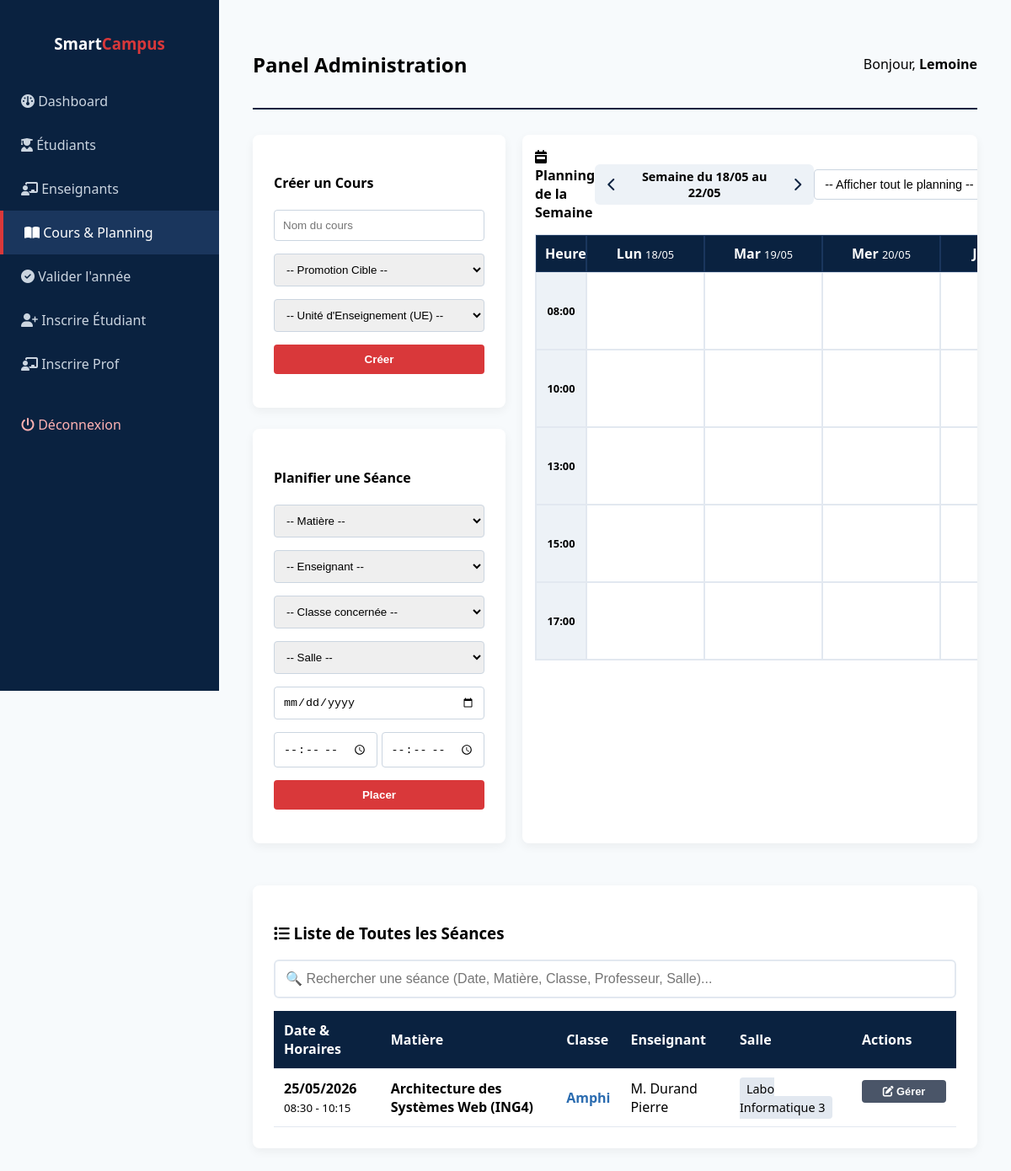
Page /dashboard_admin.php?week=-1 (signed in) on the committed database.
### tables this page shows
CREATE TABLE `sessions_cours` (
  `id` int(11) NOT NULL,
  `cours_id` int(11) NOT NULL,
  `enseignant_id` int(11) NOT NULL,
  `salle_id` int(11) NOT NULL,
  `date_cours` date NOT NULL,
  `heure_debut` time NOT NULL,
  `heure_fin` time NOT NULL,
  `groupe_td_id` int(11) DEFAULT NULL
);

CREATE TABLE `cours` (
  `id` int(11) NOT NULL,
  `ue_id` int(11) NOT NULL,
  `nom_cours` varchar(150) NOT NULL,
  `cours_prerequis_id` int(11) DEFAULT NULL
);

CREATE TABLE `utilisateurs` (
  `id` int(11) NOT NULL,
  `email` varchar(150) NOT NULL,
  `mot_de_pass` varchar(255) NOT NULL,
  `nom` varchar(100) NOT NULL,
  `prenom` varchar(100) NOT NULL,
  `role` enum('etudiant','enseignant','admin') NOT NULL,
  `date_creation` timestamp NOT NULL DEFAULT CURRENT_TIMESTAMP
);

CREATE TABLE `salles` (
  `id` int(11) NOT NULL,
  `nom_salle` varchar(50) NOT NULL,
  `type_salle` enum('Amphi','TD','TP') NOT NULL,
  `capacite_max` int(11) NOT NULL
);

### dashboard_admin.php (the view, shortened to what this page needs)
<?php
require_once 'config.php';
try {
    $promos = $pdo->query("SELECT id FROM promotions")->fetchAll();
    foreach ($promos as $p) {
        $p_id = $p['id'];
        $amphi_count = $pdo->query("SELECT COUNT(*) FROM amphis WHERE promotion_id = $p_id")->fetchColumn();
        if ($amphi_count == 0) {
            for ($i = 1; $i <= 3; $i++) {
                $pdo->prepare("INSERT INTO amphis (nom, promotion_id) VALUES (?, ?)")->execute(["Amphi " . $i, $p_id]);
                $amphi_id = $pdo->lastInsertId();
                $start_td = ($i - 1) * 2 + 1;
                for ($j = $start_td; $j <= $start_td + 1; $j++) {
                    $pdo->prepare("INSERT INTO groupes_td (nom, amphi_id) VALUES (?, ?)")->execute(["TD" . $j, $amphi_id]);
                }
            }
        }
    }
} catch (Exception $e) {  }
try {
    $week_offset = isset($_GET['week']) ? intval($_GET['week']) : 0;
    $monday = new DateTime('monday this week');
    if ($week_offset !== 0) {
        $monday->modify($week_offset . ' weeks');
    }
    $all_sessions_list = $pdo->query("SELECT s.*, c.nom_cours, u.nom AS prof_nom, u.prenom AS prof_prenom, sl.nom_salle, g.nom AS groupe_nom, p.nom_promotion FROM sessions_cours s JOIN cours c ON s.cours_id = c.id JOIN utilisateurs u ON s.enseignant_id = u.id JOIN salles sl ON s.salle_id = sl.id LEFT JOIN groupes_td g ON s.groupe_td_id = g.id LEFT JOIN amphis a ON g.amphi_id = a.id LEFT JOIN promotions p ON a.promotion_id = p.id ORDER BY s.date_cours DESC, s.heure_debut DESC")->fetchAll();
} catch (PDOException $e) {
    $msg_status = "<div class='alert error'>Erreur : " . $e->getMessage() . "</div>";
}
?>
<!DOCTYPE html>
<html lang="fr">
<head>
    <link rel="stylesheet" href="https://cdnjs.cloudflare.com/ajax/libs/font-awesome/6.4.0/css/all.min.css">
</head>
<body>
<div class="sidebar">
    <h3>Smart<span>Campus</span></h3>
    <ul class="sidebar-menu">
        <li><a id="btn-dashboard" class="active" onclick="switchTab('dashboard')"><i class="fa-solid fa-gauge"></i> Dashboard</a></li>
        <li><a id="btn-students" onclick="switchTab('students')"><i class="fa-solid fa-user-graduate"></i> Étudiants</a></li>
        <li><a id="btn-teachers" onclick="switchTab('teachers')"><i class="fa-solid fa-chalkboard-user"></i> Enseignants</a></li>
        <li><a id="btn-courses_schedule" onclick="switchTab('courses_schedule')"><i class="fa-solid fa-book-open"></i> Cours & Planning</a></li>
        <li><a id="btn-validation_annee" onclick="switchTab('validation_annee')"><i class="fa-solid fa-circle-check"></i> Valider l'année</a></li>
        <li><a id="btn-inscription" onclick="switchTab('inscription')"><i class="fa-solid fa-user-plus"></i> Inscrire Étudiant</a></li>
        <li><a id="btn-inscription_prof" onclick="switchTab('inscription_prof')"><i class="fa-solid fa-chalkboard-user"></i> Inscrire Prof</a></li>
        <li><a href="deconnexion.php" style="color:#FEB2B2; margin-top:20px;"><i class="fa-solid fa-power-off"></i> Déconnexion</a></li>
    </ul>
</div>
<div class="main-content">
    <div class="header-panel">
        <h2>Panel Administration</h2>
        <span>Bonjour, <strong><?php echo htmlspecialchars($_SESSION['user_nom']); ?></strong></span>
    </div>
    <div id="tab-courses_schedule" class="tab-content">
        <div class="schedule-container">
            <div class="schedule-form">
                <div class="card">
                    <h4>Créer un Cours</h4>
                    <form method="POST">
                        <input type="text" name="nom_cours" required placeholder="Nom du cours">
                        <select name="promotion_id" required>
                            <option value="">-- Promotion Cible --</option>
                        </select>
                        <select name="ue_id" required>
                            <option value="">-- Unité d'Enseignement (UE) --</option>
                        </select>
                        <button type="submit" name="creer_cours">Créer</button>
                    </form>
                </div>
                <div class="card">
                    <h4>Planifier une Séance</h4>
                    <form method="POST">
                        <select name="cours_id" required>
                            <option value="">-- Matière --</option>
                        </select>
                        <select name="enseignant_id" required>
                            <option value="">-- Enseignant --</option>
                        </select>
                        <select name="cible_cours" required>
                            <option value="">-- Classe concernée --</option>
                        </select>
                        <select name="salle_id" required>
                            <option value="">-- Salle --</option>
                        </select>
                        <input type="date" name="date_cours" required>
                        <div style="display:flex; gap:5px;">
                            <input type="time" name="heure_debut" required>
                            <input type="time" name="heure_fin" required>
                        </div>
                        <button type="submit" name="planifier_session">Placer</button>
                    </form>
                </div>
            </div>
            <div class="schedule-grid-wrapper card">
                <div style="display:flex; justify-content:space-between; align-items:center; margin-bottom: 15px;">
                    <h4 style="margin:0;"><i class="fa-solid fa-calendar-week"></i> Planning de la Semaine</h4>
                    <div style="display:flex; align-items:center; gap:15px; background:#EDF2F7; padding:5px 15px; border-radius:6px;">
                        <a href="?week=<?php echo $week_offset - 1; ?>" class="btn-nav-week" title="Semaine précédente" style="color:var(--bleu-ecole); text-decoration:none;"><i class="fa-solid fa-chevron-left"></i></a>
                        <span style="font-weight:bold; font-size:0.9em; min-width:180px; text-align:center;">
                            Semaine du <?php echo $monday->format('d/m'); ?> au <?php echo (clone $monday)->modify('+4 days')->format('d/m'); ?>
                        </span>
                        <a href="?week=<?php echo $week_offset + 1; ?>" class="btn-nav-week" title="Semaine suivante" style="color:var(--bleu-ecole); text-decoration:none;"><i class="fa-solid fa-chevron-right"></i></a>
                    </div>
                    <select id="scheduleFilter" onchange="applyScheduleFilter()" style="width: 280px; padding: 8px; border: 1px solid #CBD5E0; border-radius: 4px; margin:0; font-size:0.9em; background:white;">
                        <option value="ALL">-- Afficher tout le planning --</option>
                    </select>
                </div>
                <div class="weekly-grid">
                    <div class="grid-header">Heures</div>
                    <?php
                    $days_names = ['Lun', 'Mar', 'Mer', 'Jeu', 'Ven'];
                    for($i=0; $i<5; $i++):
                        $current_day = clone $monday;
                        if($i > 0) $current_day->modify("+$i days");
                    ?>
                        <div class="grid-header"><?php echo $days_names[$i] . ' <span style="font-weight:normal;font-size:0.8em;">' . $current_day->format('d/m') . '</span>'; ?></div>
                    <?php endfor; ?>
                    <?php $slots = ["08:00", "10:00", "13:00", "15:00", "17:00"];
                    foreach($slots as $slot):
                    ?>
                        <div class="time-slot"><?php echo $slot; ?></div>
                        <?php for($day=1; $day<=5; $day++): ?>
                            <div class="day-slot">
                            </div>
                        <?php endfor; ?>
                    <?php endforeach; ?>
                </div>
            </div>
        </div>
        <div class="card" style="margin-top: 25px;">
            <h3><i class="fa-solid fa-list"></i> Liste de Toutes les Séances</h3>
            <input type="text" id="searchSessionInput" placeholder="🔍 Rechercher une séance (Date, Matière, Classe, Professeur, Salle)..." onkeyup="filterSessions()" style="padding: 12px; width: 100%; box-sizing: border-box; font-size: 1em; border: 2px solid #E2E8F0; border-radius: 6px; margin-bottom: 15px;">
            <table id="sessionsTable">
                <thead>
                    <tr><th>Date & Horaires</th><th>Matière</th><th>Classe</th><th>Enseignant</th><th>Salle</th><th>Actions</th></tr>
                </thead>
                <tbody>
                    <?php foreach($all_sessions_list as $sess): ?>
                    <tr>
                        <td>
                            <strong><?php echo date('d/m/Y', strtotime($sess['date_cours'])); ?></strong><br>
                            <small><?php echo substr($sess['heure_debut'],0,5).' - '.substr($sess['heure_fin'],0,5); ?></small>
                        </td>
                        <td><strong><?php echo htmlspecialchars($sess['nom_cours']); ?></strong></td>
                        <td><span style="color:#2B6CB0; font-weight:bold;"><?php echo htmlspecialchars($sess['groupe_nom'] ? $sess['nom_promotion'].' - '.$sess['groupe_nom'] : 'Amphi '.$sess['nom_promotion']); ?></span></td>
                        <td>M. <?php echo htmlspecialchars($sess['prof_nom'].' '.$sess['prof_prenom']); ?></td>
                        <td><span style="background:#E2E8F0; padding:4px 8px; border-radius:4px; font-size: 0.9em;"><?php echo htmlspecialchars($sess['nom_salle']); ?></span></td>
                        <td style="width: 100px;">
                            <button class="btn-edit"
                                    data-json="<?php echo htmlspecialchars(json_encode($sess), ENT_QUOTES, 'UTF-8'); ?>"
                                    onclick="openEditSessionModal(JSON.parse(this.getAttribute('data-json')))">
                                <i class="fa-solid fa-pen-to-square"></i> Gérer
                            </button>
                        </td>
                    </tr>
                    <?php endforeach; ?>
                </tbody>
            </table>
        </div>
    </div>
</div>
</body>
</html>

### dashboard_admin.php (style rules this page uses)
:root { --bleu-ecole: #0A2240; --rouge-ecole: #D9383A; --gris-fond: #F7FAFC; }
body { font-family: 'Segoe UI', sans-serif; background: var(--gris-fond); margin: 0; display: flex; }
.sidebar { width: 260px; background: var(--bleu-ecole); color: white; height: 100vh; position: fixed; padding-top: 20px; }
.sidebar h3 { text-align: center; margin-bottom: 30px; }
.sidebar h3 span { color: var(--rouge-ecole); }
.sidebar-menu { list-style: none; padding: 0; }
.sidebar-menu li a { display: block; padding: 15px 25px; color: #CBD5E0; text-decoration: none; font-weight: 500; cursor: pointer; transition: 0.3s; }
.sidebar-menu li a:hover, .sidebar-menu li a.active { background: #1A365D; color: white; border-left: 4px solid var(--rouge-ecole); }
.main-content { margin-left: 260px; padding: 40px; width: calc(100% - 260px); box-sizing: border-box; }
.header-panel { display: flex; justify-content: space-between; align-items: center; border-bottom: 2px solid var(--bleu-ecole); padding-bottom: 15px; margin-bottom: 30px; }
.tab-content { display: none; }
.card { background: white; padding: 25px; border-radius: 8px; box-shadow: 0 4px 12px rgba(0,0,0,0.05); margin-bottom: 25px; }
table { width: 100%; border-collapse: collapse; }
th { background: var(--bleu-ecole); color: white; }
.btn-edit { background: #4A5568; color: white; padding: 6px 10px; border-radius: 4px; font-size: 0.8em; border: none; cursor: pointer; }
.schedule-container { display: flex; flex-wrap: wrap; gap: 20px; }
.schedule-form { flex: 1; min-width: 300px; max-width: 350px; }
.schedule-grid-wrapper { flex: 3; min-width: 0; background: white; padding: 15px; border-radius: 8px; overflow-x: auto; }
.weekly-grid { display: grid; grid-template-columns: 60px repeat(5, minmax(140px, 1fr)); border: 1px solid #E2E8F0; min-width: 760px; }
.grid-header { background: var(--bleu-ecole); color: white; padding: 10px; text-align: center; font-weight: bold; border: 1px solid #1A365D; }
.time-slot { background: #EDF2F7; padding: 5px; text-align: center; font-size: 0.8em; border: 1px solid #E2E8F0; display: flex; align-items: center; justify-content: center; font-weight: bold; }
.day-slot { min-height: 80px; border: 1px solid #E2E8F0; padding: 5px; background: white; }

### rows in the picture
sessions_cours: date_cours "25/05/2026", heure_debut "08:30", heure_fin "10:15", cours.nom_cours "Architecture des Systèmes Web (ING4)", nom_promotion "Amphi", enseignant.prenom "Durand Pierre", salle.nom_salle "Labo Informatique 3"

### other values in the picture
$_SESSION['user_nom'] "Lemoine"
$monday->format('d/m') "18/05"
$days_names[$i] "Lun"
$current_day->format('d/m') "18/05"
$days_names[$i] "Mar"
$current_day->format('d/m') "19/05"
$days_names[$i] "Mer"
$current_day->format('d/m') "20/05"
$slot "08:00"
$slot "10:00"
$slot "13:00"
$slot "15:00"
$slot "17:00"
